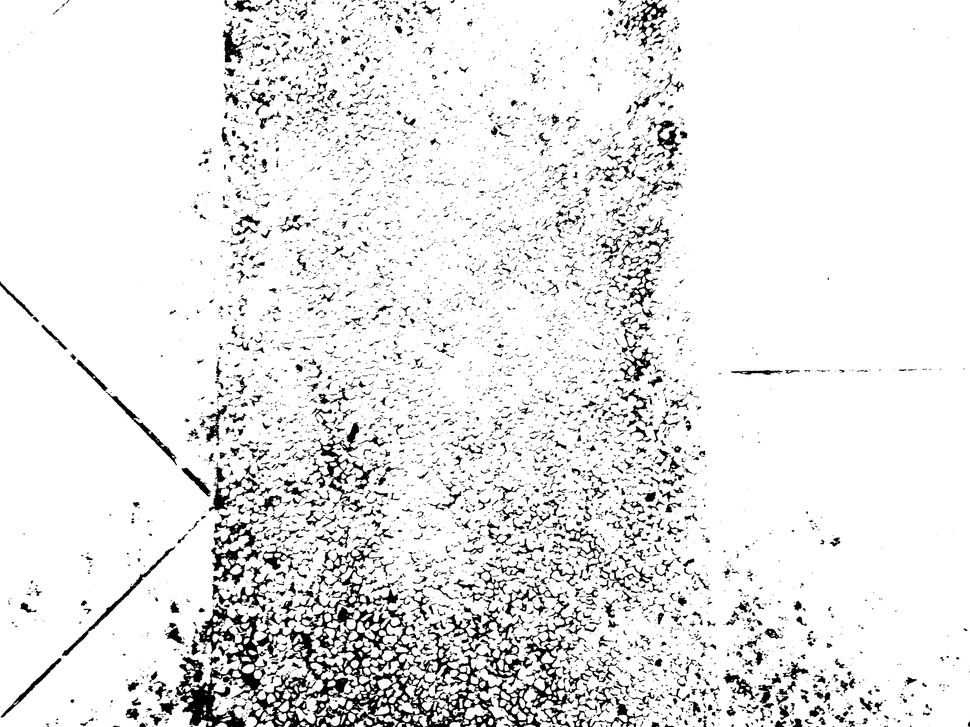
#> input picture blackwhite.jpg, 970 x 727 px, shrunk from 3968 x 2976 before the run
$ python Erode_line.py
#> lines starting #> are read from the running program, lines starting #| are printed output that depends on the picture; after the words box and inside, x2 and y2 are one past the last pixel; in counts of white or black regions, pixels touching at a corner belong together
import cv2
import numpy as np
# 读取图片并转至灰度模式
imagepath = 'blackwhite.jpg'
img = cv2.imread(imagepath, 1)
#> img is the input picture: shape (727, 970, 3); min 0, max 255, mean 232
gray = cv2.cvtColor(img, cv2.COLOR_BGR2GRAY)
# 二值化
ret, threshf = cv2.threshold(gray, 90, 255, cv2.THRESH_BINARY)
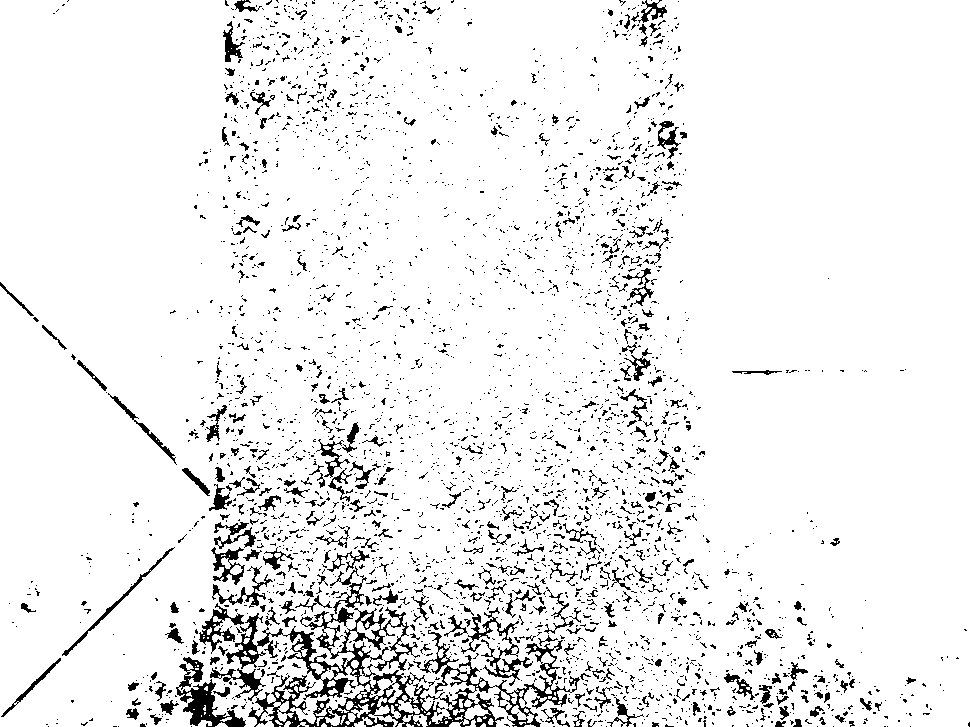
#> threshf: shape (727, 970); 93.1% white; black in thin lines or dots
thresh=~threshf
#> thresh: shape (727, 970); 6.9% white in thin lines or dots
#膨胀操作
kernel = np.ones((5,5),np.uint8)
mid= cv2.erode(thresh,kernel,iterations =1)
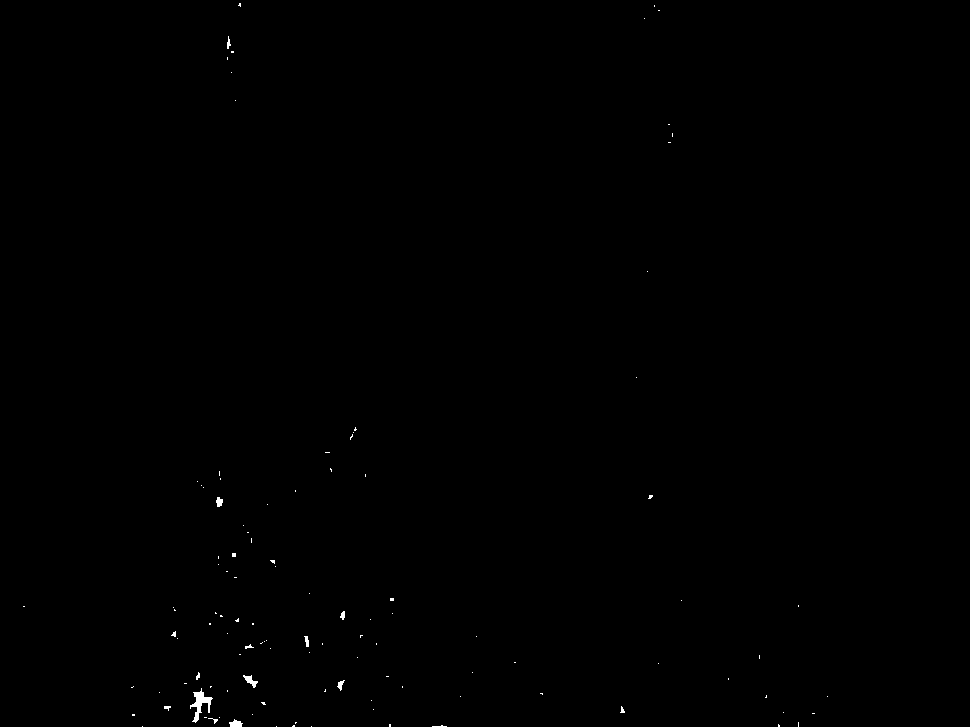
#> mid: shape (727, 970); 0.15% white; 113 white regions (100 under 20 px), largest, box (x1, y1, x2, y2) and area: (190, 688, 213, 723) 285, (243, 675, 258, 688) 83, (229, 719, 243, 727) 74
result= cv2.dilate(mid,kernel,iterations =1)
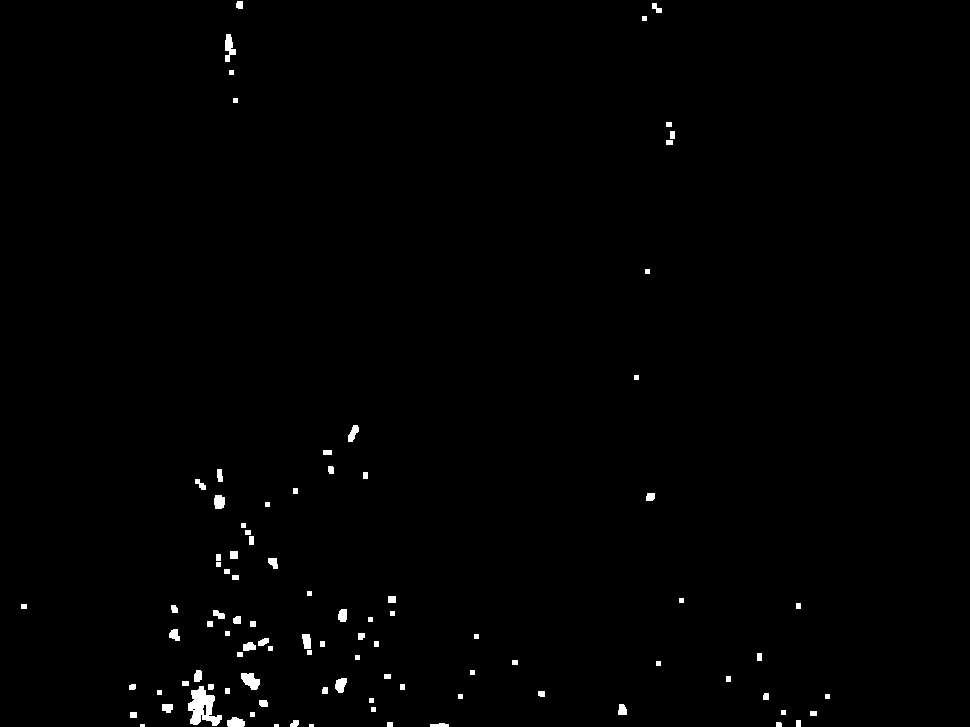
#> result: shape (727, 970); 0.75% white; 95 white regions (3 under 20 px), largest, box (x1, y1, x2, y2) and area: (188, 686, 222, 726) 756, (241, 673, 260, 690) 215, (225, 34, 236, 62) 186
showed=~result
#描绘线
minLineLength = 1 # height/32
maxLineGap = 10 # height/40
lines = cv2.HoughLinesP(result, 1, np.pi/180, 80, minLineLength, maxLineGap)
#> lines = [[219, 508, 219, 495], [430, 724, 448, 724], [220, 508, 220, 495], [210, 714, 211, 695], [229, 61, 229, 34], [211, 714, 211, 700]]
for x1, y1, x2, y2 in lines[0]:
    cv2.line(img, (x1, y1), (x2, y2), (0,255,0), 2)
#> this loop made 1 pass
#> img: shape (727, 970, 3); 0.01% of pixels changed, all inside (x1, y1, x2, y2) = (218, 494, 221, 510)

# 显示图片
cv2.namedWindow('line',0);
cv2.imshow('line', result)
cv2.namedWindow('origin',0);
cv2.imshow('origin', img)

cv2.waitKey()
